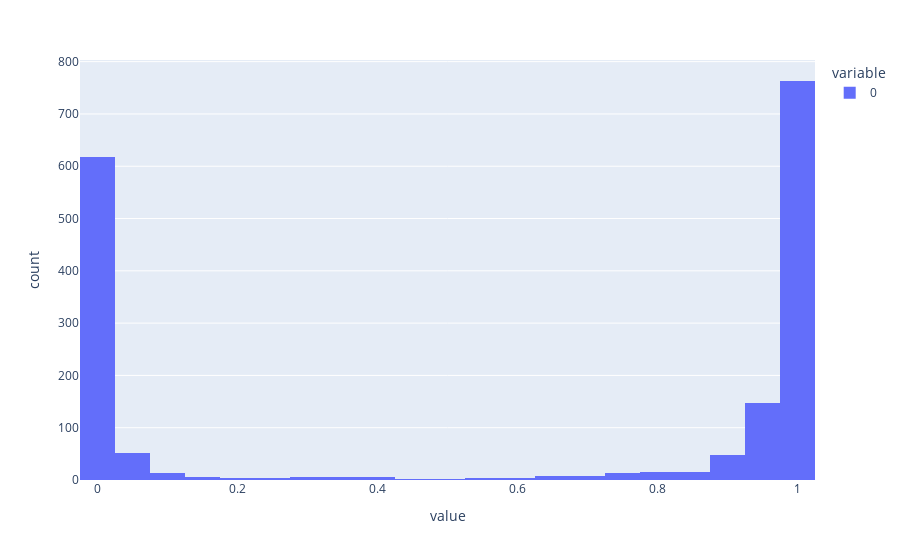

This figure's notebook cell:
### Code cell
import plotly.express as px
p = fc_model.predict(x_test)
hist= px.histogram(p)
hist.show()

### Figure 1 — Plotly figure (JSON) as saved in the notebook; plotly's stock layout.template omitted (floating-point values rounded to 4 significant figures; data arrays with more than 128 entries replaced by an {"elided": "..."} marker saying what was removed)
{"data": [{"alignmentgroup": "True", "bingroup": "x", "hovertemplate": "variable=0<br>value=%{x}<br>count=%{y}<extra></extra>", "legendgroup": "0", "marker": {"color": "#636efa", "pattern": {"shape": ""}}, "name": "0", "offsetgroup": "0", "orientation": "v", "showlegend": true, "type": "histogram", "x": {"elided": "1737 float values"}, "xaxis": "x", "yaxis": "y"}], "layout": {"barmode": "relative", "legend": {"title": {"text": "variable"}, "tracegroupgap": 0}, "margin": {"t": 60}, "xaxis": {"anchor": "y", "domain": [0, 1], "title": {"text": "value"}}, "yaxis": {"anchor": "x", "domain": [0, 1], "title": {"text": "count"}}}}
